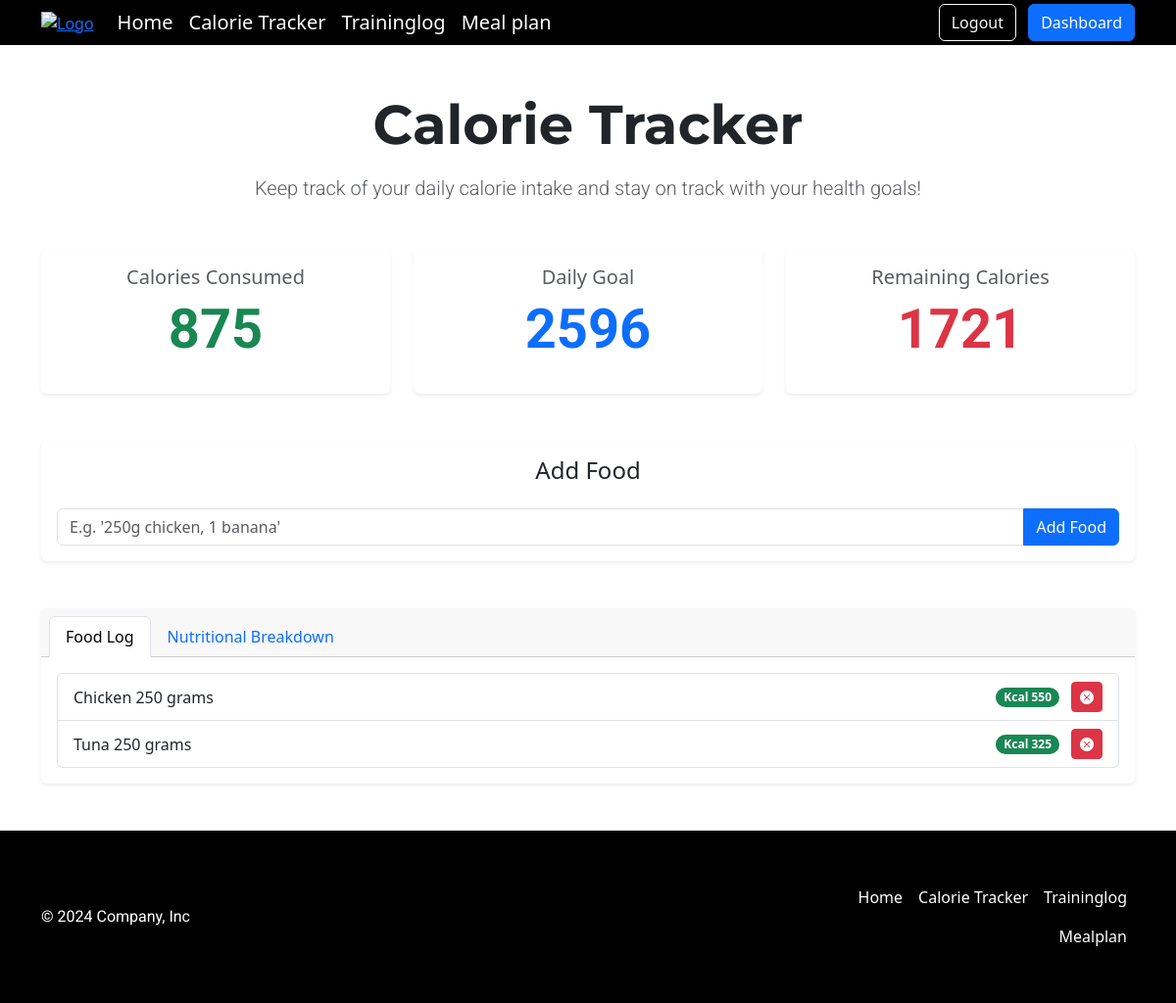
/calorietracker (signed in), run on an earlier commit of the app's database.
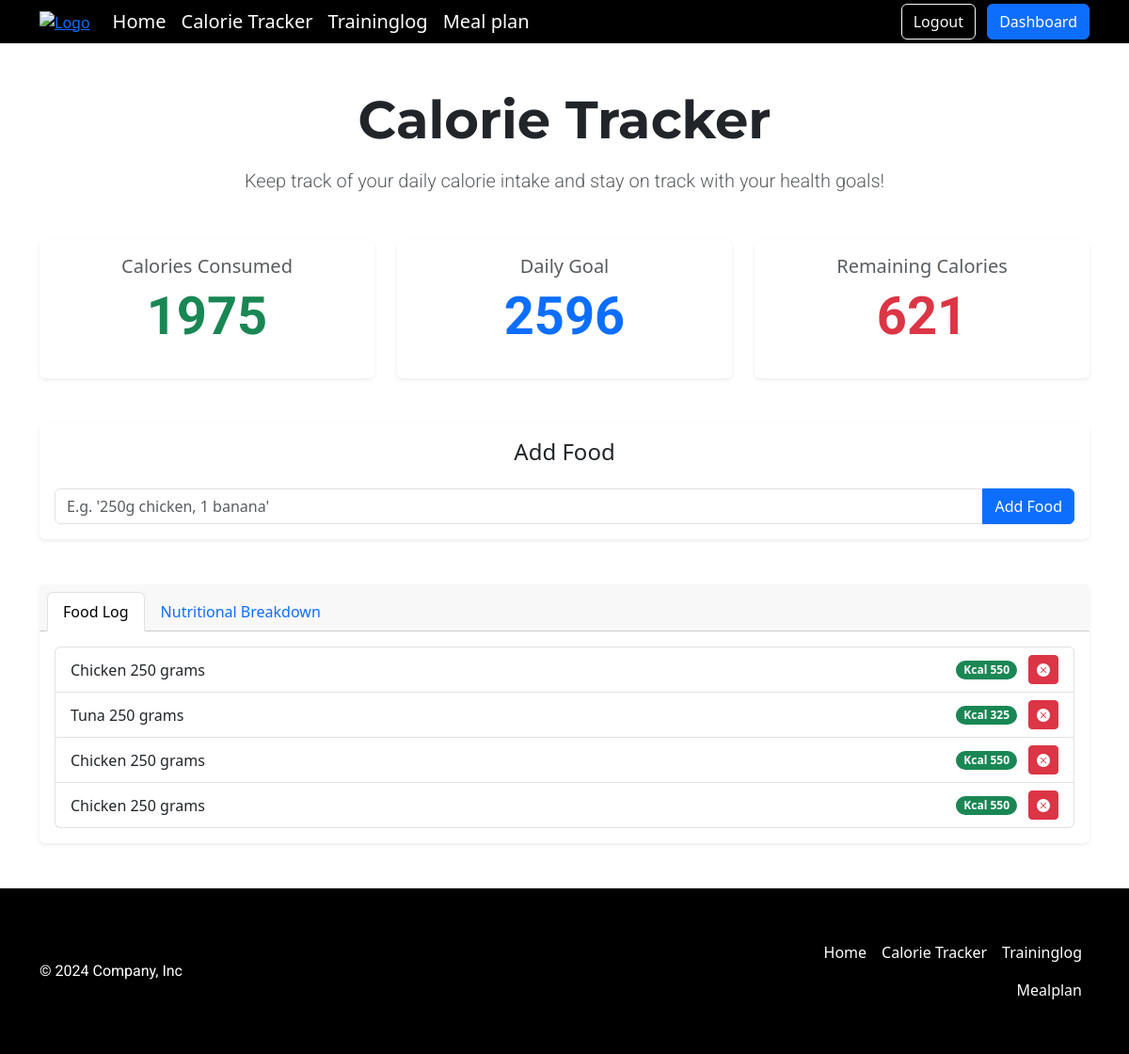
And on a later commit of the database.
### tables this page shows
CREATE TABLE food_log (
id INTEGER PRIMARY KEY AUTOINCREMENT,
user_id INTEGER NOT NULL,
food_name VARCHAR(255) NOT NULL,
serving_qty INTEGER NOT NULL,
serving_unit VARCHAR(50) NOT NULL,
calories INTEGER NOT NULL,
proteins INTEGER NOT NULL,
carbohydrates INTEGER NOT NULL,
fats INTEGER NOT NULL,
created_at TIMESTAMP DEFAULT CURRENT_TIMESTAMP,
FOREIGN KEY (user_id) REFERENCES users(id) ON DELETE CASCADE
);

### app.py (the view, shortened to what this page needs)
@app.route("/calorietracker", methods=["GET", "POST"])
@login_required
def calorietracker():
    user_id = session["user_id"]
    food_log = db.execute(
        """
        SELECT id, food_name, serving_qty, serving_unit, calories, proteins, carbohydrates, fats
        FROM food_log
        WHERE user_id = ? AND DATE(created_at) = DATE('now')
        """,
        user_id
    )
    macros = db.execute(
        """
        SELECT SUM(proteins) AS total_proteins,
               SUM(carbohydrates) AS total_carbohydrates,
               SUM(fats) AS total_fats,
               SUM(calories) AS total_calories
        FROM food_log
        WHERE user_id = ? AND DATE(created_at) = DATE('now')
        """,
        user_id
    )[0]
    calorie_goal = db.execute("SELECT daily_calorie_goal FROM users WHERE id = ?", user_id)[0]["daily_calorie_goal"]
    total_consumed = macros["total_calories"] if macros["total_calories"] else 0
    remaining_calories = calorie_goal - total_consumed
    return render_template(
        "calorietracker.html",
        food_log=food_log,
        macros=macros,
        total_consumed=round(total_consumed),
        remaining_calories=round(remaining_calories),
        calorie_goal=round(calorie_goal)
    )

### app.py (called while the page is built)
def login_required(f):
    @wraps(f)
    def decorated_function(*args, **kwargs):
        if session.get("user_id") is None:
            return redirect("/login")
        return f(*args, **kwargs)
    return decorated_function

@app.after_request
def after_request(response):
    response.headers["Cache-Control"] = "no-cache, no-store, must-revalidate"
    response.headers["Expires"] = 0
    response.headers["Pragma"] = "no-cache"
    return response

### templates/calorietracker.html (shortened to what this page needs)
{% extends "layout.html" %}
{% block main %}
<div class="container my-5 text-center">
    <h1 class="display-4 mb-3 fw-bold">Calorie Tracker</h1>
    <p class="lead text-muted">Keep track of your daily calorie intake and stay on track with your health goals!</p>
</div>
<div class="container my-5">
    <div class="row g-4 text-center">
        <div class="col-md-4">
            <div class="card shadow-sm border-0 h-100">
                <div class="card-body">
                    <h5 class="card-title text-muted">Calories Consumed</h5>
                    <p class="display-4 text-success fw-bold">{{ total_consumed }}</p>
                </div>
            </div>
        </div>
        <div class="col-md-4">
            <div class="card shadow-sm border-0 h-100">
                <div class="card-body">
                    <h5 class="card-title text-muted">Daily Goal</h5>
                    <p class="display-4 text-primary fw-bold">{{ calorie_goal }}</p>
                </div>
            </div>
        </div>
        <div class="col-md-4">
            <div class="card shadow-sm border-0 h-100">
                <div class="card-body">
                    <h5 class="card-title text-muted">Remaining Calories</h5>
                    <p class="display-4 text-danger fw-bold">{{ remaining_calories }}</p>
                </div>
            </div>
        </div>
    </div>
</div>
<div class="container my-5">
    <div class="card shadow-sm border-0">
        <div class="card-body">
            <h4 class="card-title text-center mb-4">Add Food</h4>
            <form action="/calorietracker" method="post">
                <div class="input-group">
                    <input type="text" class="form-control" placeholder="E.g. '250g chicken, 1 banana'" aria-label="Food input" name="food" required>
                    <button class="btn btn-primary" type="submit">Add Food</button>
                </div>
            </form>
        </div>
    </div>
</div>
<div class="container my-5">
    <div class="card shadow-sm border-0">
        <div class="card-header">
            <ul class="nav nav-tabs card-header-tabs" id="foodLogTabs">
                <li class="nav-item">
                    <a class="nav-link active" id="food-log-tab" data-bs-toggle="tab" href="#food-log" role="tab">Food Log</a>
                </li>
                <li class="nav-item">
                    <a class="nav-link" id="nutrition-tab" data-bs-toggle="tab" href="#nutrition" role="tab">Nutritional Breakdown</a>
                </li>
            </ul>
        </div>
        <div class="card-body tab-content">
        <div class="tab-pane fade show active" id="food-log" role="tabpanel">
            <ul class="list-group">
                {% for food in food_log %}
                    <li class="list-group-item d-flex justify-content-between align-items-center">
                        {{ food.food_name }} {{ food.serving_qty }} {{ food.serving_unit }}
                        <div>
                            <span class="badge bg-success rounded-pill me-2">Kcal {{ food.calories }}</span>
                            <form action="/calorietracker" method="post" style="display: inline;">
                                <button class="btn btn-sm btn-danger" type="submit">
                                    <i class="bi bi-x-circle-fill"></i>
                                </button>
                            </form>
                        </div>
                    </li>
                {% endfor %}
            </ul>
        </div>
        </div>
    </div>
</div>
{% endblock %}

### templates/layout.html (shortened to what this page needs)
<!DOCTYPE html>
<html lang="en">
<head>
    <link href="https://cdn.jsdelivr.net/npm/bootstrap@5.3.3/dist/css/bootstrap.min.css" rel="stylesheet">
    <link href="/static/styles.css" rel="stylesheet">
    <link href="https://cdn.jsdelivr.net/npm/bootstrap-icons/font/bootstrap-icons.css" rel="stylesheet">
</head>
<body class="d-flex flex-column min-vh-100">
    <header class="bg-black">
        <div class="container">
            <div class="d-flex flex-wrap align-items-center justify-content-center justify-content-lg-start">
                <a href="/" class="me-3">
                    <img src="/static/logo-white.png" alt="Logo" class="img-fluid" style="max-height: 150px;">
                </a>
                {% if session["user_id"] %}
                    <ul class="nav col-12 col-lg-auto me-lg-auto mb-2 justify-content-center mb-md-0">
                        <li><a href="/" class="nav-link px-2 text-white fs-5">Home</a></li>
                        <li><a href="/calorietracker" class="nav-link px-2 text-white fs-5">Calorie Tracker</a></li>
                        <li><a href="/traininglog" class="nav-link px-2 text-white fs-5">Traininglog</a></li>
                        <li><a href="/mealplan" class="nav-link px-2 text-white fs-5">Meal plan</a></li>
                    </ul>
                    <div class="text-end">
                        <a href="/logout" class="btn btn-outline-light me-2">Logout</a>
                        <a href="/dashboard" class="btn btn-primary">Dashboard</a>
                    </div>
                {% endif %}
            </div>
        </div>
    </header>
    <main class="flex-grow-1">
        {% block main %}{% endblock %}
    </main>
    <footer class="bg-black text-white py-5 mt-auto">
        <div class="container">
            <div class="d-flex flex-wrap justify-content-between align-items-center">
                <p class="col-md-4 mb-0">© 2024 Company, Inc</p>
                <a href="/" class="col-md-4 d-flex align-items-center justify-content-center mb-3 mb-md-0 me-md-auto text-decoration-none">
                    <svg class="bi me-2" width="40" height="32"><use xlink:href="#bootstrap"></use></svg>
                </a>
                {% if session["user_id"] %}
                <ul class="nav col-md-4 justify-content-end">
                    <li class="nav-item"><a href="/" class="nav-link px-2 text-white">Home</a></li>
                    <li class="nav-item"><a href="/calorietracker" class="nav-link px-2 text-white">Calorie Tracker</a></li>
                    <li class="nav-item"><a href="/traininglog" class="nav-link px-2 text-white">Traininglog</a></li>
                    <li class="nav-item"><a href="/mealplan" class="nav-link px-2 text-white">Mealplan</a></li>
                </ul>
                {% endif %}
            </div>
        </div>
    </footer>
</body>
</html>

### static/styles.css (style rules this page uses)
h1, h2, h3 { font-family: 'Montserrat', sans-serif !important; }
p { font-family: 'Roboto', sans-serif !important; }

What changed in the data, as far as the page shows it:
added food_log: food_name "Chicken", serving_qty "250", serving_unit "grams", calories "550"
added food_log: food_name "Chicken", serving_qty "250", serving_unit "grams", calories "550"
Also different on the page:
{{ total_consumed }}: "875" → "1975"
{{ remaining_calories }}: "1721" → "621"
